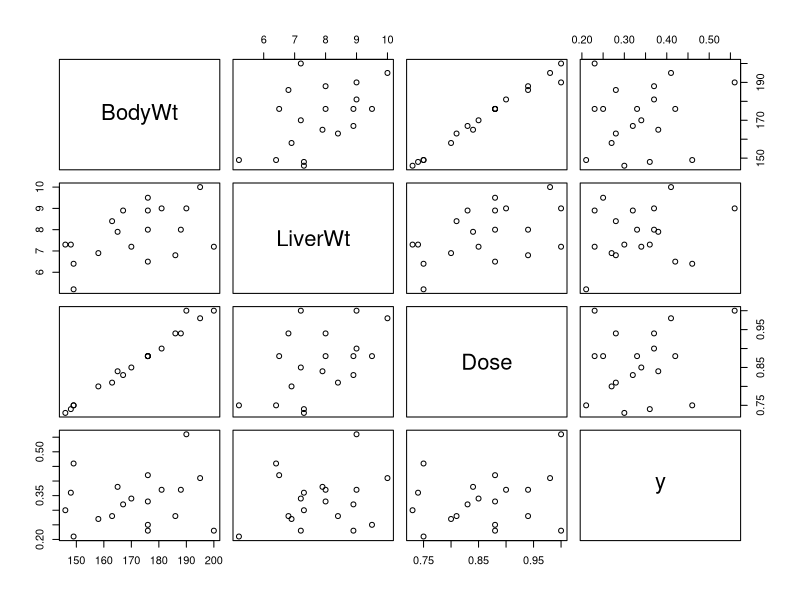
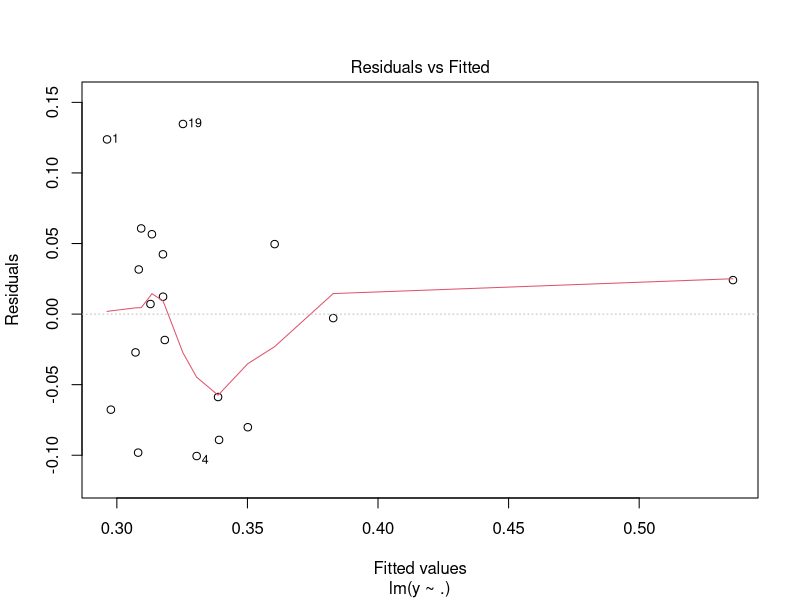
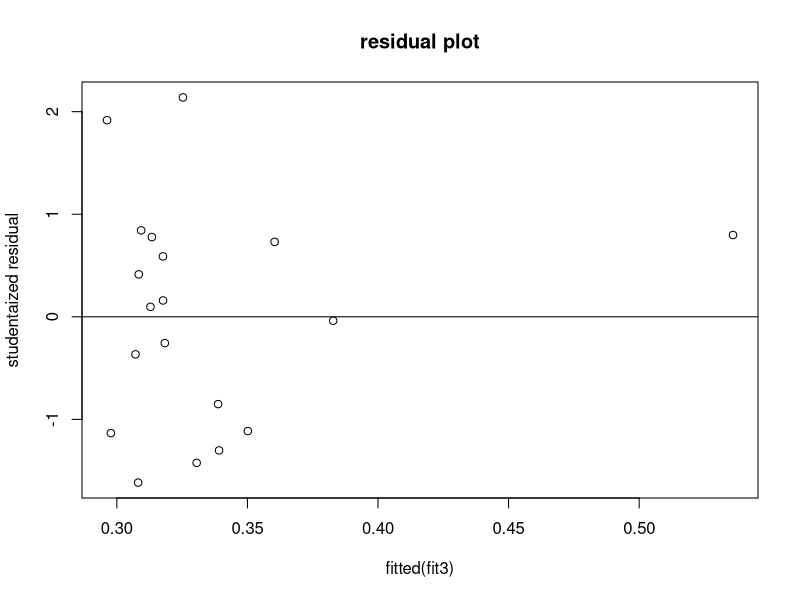
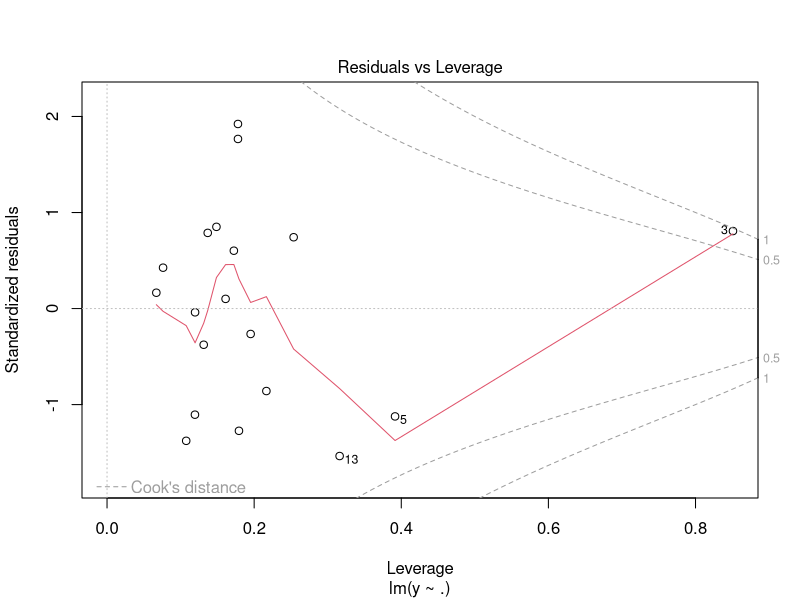

The R source for these figures, in order:
## ---- chunk 1
library(car)
## ---- chunk 2
df1 = read.csv("assign4_i.csv")
df2 = read.csv("assign4_ii.csv")
## ---- chunk 3
head(df1)
x1 = df1$x1
x2 = df1$x2
y = df1$y

sqs11<-sqrt(sum((x1-mean(x1))^2))
sqs22<-sqrt(sum((x2-mean(x2))^2))
sqsyy<-sqrt(sum((y-mean(y))^2))

#no compute the unit length scaling
z1<-(x1-mean(x1))/sqs11
z2<-(x2-mean(x2))/sqs22
zy<-(y-mean(y))/sqsyy
## ---- chunk 4
fit1 =  lm(zy~z1 + z2) 
fit1
## ---- chunk 5
round(vcov(fit1),5)
## ---- chunk 6
vif(fit1)

#cor(df1$x1,df1$x2)
## ---- chunk 7
head(df2)
x1 = df2$x1
x2 = df2$x2
y = df2$y

sqs11<-sqrt(sum((x1-mean(x1))^2))
sqs22<-sqrt(sum((x2-mean(x2))^2))
sqsyy<-sqrt(sum((y-mean(y))^2))

#no compute the unit length scaling
z1<-(x1-mean(x1))/sqs11
z2<-(x2-mean(x2))/sqs22
zy<-(y-mean(y))/sqsyy

fit2 =  lm(zy~z1 + z2) 
fit2
## ---- chunk 8
round(vcov(fit2),5)
## ---- chunk 9
vif(fit2)
## ---- chunk 10
df3 = read.csv("guinea_pig.csv")[,-1]
tail(df3)
pairs(df3)
## ---- chunk 11
fit3 = lm(y~., data=df3)
summary(fit3)
## ---- chunk 12
plot(fit3, 1)
plot(fitted(fit3),rstudent(fit3),main="residual plot", ylab="studentaized residual")
abline(h=0)
## ---- chunk 13
nrow(df3)
X<-cbind(rep(1,nrow(df3)), df3[,1],df3[,2],df3[,3])

hii<-diag(X%*%solve(t(X)%*%X)%*%t(X))
hii
# Identify points of high Leverage
p<-ncol(X) # number of betas in the model (beta0,beta1,beta2)
n<-nrow(X) # number of observations
which(hii>2*p/n) #points with high leverage

## ---- chunk 14
influence.measures(fit3)
plot(fit3, 5)
## ---- chunk 15
vif(fit3)
## ---- chunk 16
fit4 = lm(y~., data=df3[-3,])
summary(fit4)
vif(fit4)
## ---- chunk 17
anova(fit4)
